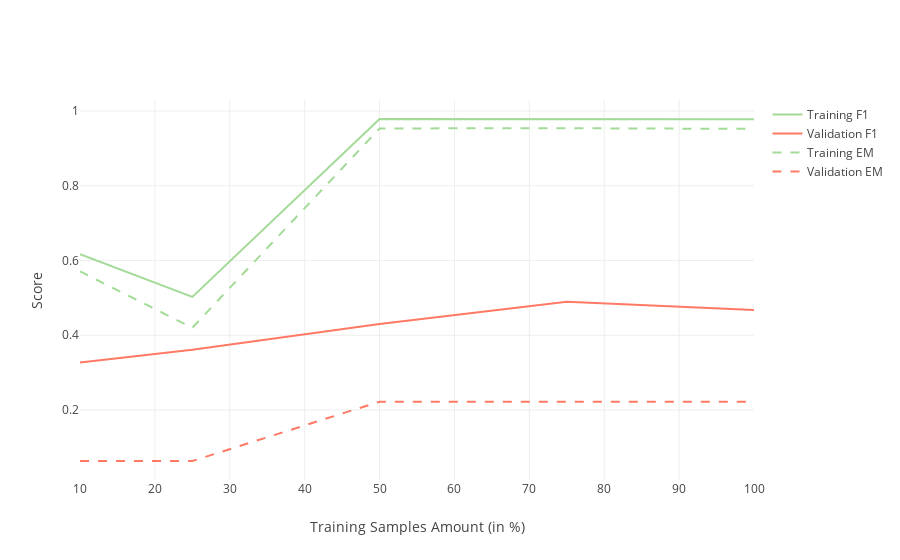

Source (notebook cell):
### Markdown cell above
### Curvas de Aprendizado sem K-Fold e com ELMo, com Word Embeddings de 600 dimensões e respostas adicionais para treino e dev.

### Code cell
metrics_single_fold_elmo_path = "{}/metrics/single_fold_elmo".format(os.getcwd())
plot_single_fold(metrics_single_fold_elmo_path)

### Figure 1 — Plotly figure (JSON) as saved in the notebook; plotly's stock layout.template omitted (floating-point values rounded to 4 significant figures)
{"data": [{"line": {"color": "rgb(163,218,151)"}, "mode": "lines", "name": "Training F1", "type": "scatter", "uid": "4515f662-6340-493e-9d1e-63d39f1b2e6d", "x": ["10", "25", "50", "75", "100"], "y": [0.617, 0.5025, 0.9786, 0.9781, 0.9782]}, {"line": {"color": "rgb(255,122,101)"}, "mode": "lines", "name": "Validation F1", "type": "scatter", "uid": "d4a0cf97-2261-4a99-938c-80afa4c97140", "x": ["10", "25", "50", "75", "100"], "y": [0.3267, 0.361, 0.43, 0.4895, 0.4673]}, {"line": {"color": "rgb(163,218,151)", "dash": "dash"}, "mode": "lines", "name": "Training EM", "type": "scatter", "uid": "d85780bd-bea8-483d-93c8-2bd3fdbe41cb", "x": ["10", "25", "50", "75", "100"], "y": [0.5708, 0.42, 0.9534, 0.9539, 0.9522]}, {"line": {"color": "rgb(255,122,101)", "dash": "dash"}, "mode": "lines", "name": "Validation EM", "type": "scatter", "uid": "978d8cc9-5b7a-4e1b-84d3-cc11c7af81a0", "x": ["10", "25", "50", "75", "100"], "y": [0.06349, 0.06349, 0.2222, 0.2222, 0.2222]}], "layout": {"title": {"text": ""}, "xaxis": {"title": {"text": "Training Samples Amount (in %)"}}, "yaxis": {"title": {"text": "Score"}}}}
